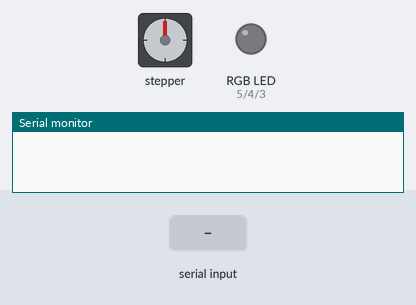
A sketch run on a simulated Arduino Uno, built with avr-gcc and run on an emulated ATmega328P. Parts: stepper motor, an RGB LED mixed from three pins (HIGH = lit), the last lines printed to the serial monitor. Wiring (inferred from the names in the program): stepper motor (2048 steps per turn assumed): coils pin 8, pin 9, pin 10, pin 11. The inputs (shaded band) are chosen by the test bench. Pins used as bus, display or sensor lines are not drawn.

Above: at 1.2 s.
1.3 s: "90,45,200\n" received over Serial
At 4.0 s:
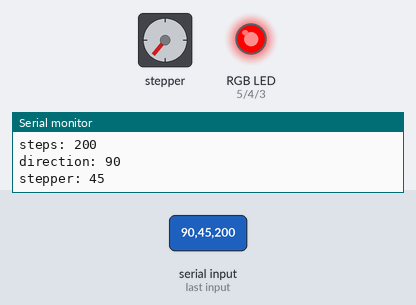
4.3 s: "30,150,10\n" received over Serial
At 4.7 s:
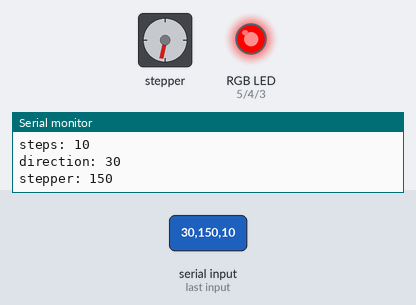
7.3 s: "90,45,200\n" received over Serial
At 9.8 s:
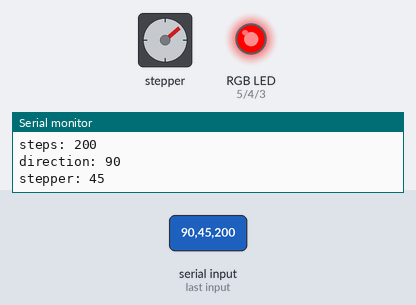
10.3 s: "30,150,10\n" received over Serial
At 11.6 s:
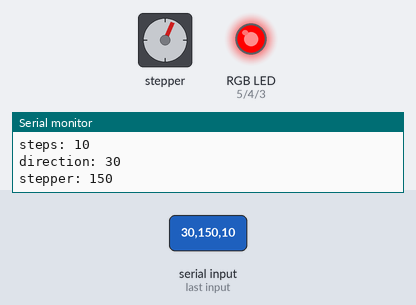
Timing chart, 0 to 13.5 s (numbered marks = the images above; inputs shaded):
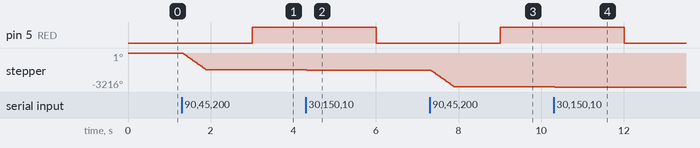

The sketch:

Alf_Tool_Stepper.ino
```cpp
#include <stdio.h>
#include <string.h>
#include <stdlib.h>

//LED Pins
#define RED      5
#define GREEN    4
#define BLUE     3

//Stepper Pins
#define IN1      8
#define IN2      9
#define IN3      10
#define IN4      11
#define STEPS    2038

#define DATA 50

//serial variablen
char Data[DATA];

//stepper variablen
boolean moveClockwise = true;
int Steps = 0;
boolean Direction = true;
unsigned long last_time;
unsigned long currentMillis ;
int steps_left = 4095;
long time;

//led variablen
unsigned long tstamp  =   0;
bool rgbled_on        =   0;


//Stepper stepper(STEPS, IN1, IN2, IN3, IN4);

void setColor(int redValue, int greenValue, int blueValue)
{
  analogWrite(RED, redValue);
  analogWrite(GREEN, greenValue);
  analogWrite(BLUE, blueValue);
}

void setblink(int redValue, int greenValue, int blueValue)
{

  int blink_delay = 3000;
  if (millis() > (tstamp + blink_delay))
  {
    rgbled_on = !rgbled_on;
    tstamp = millis();
  }
  if (rgbled_on == 1)
  {
    setColor(255, 0, 0);
  }
  else
  {
    setColor(0, 0, 0);
  }
}

void stepper(int xw) {
  for (int x = 0; x < xw; x++) {
    switch (Steps) {
      case 0:
        digitalWrite(IN1, LOW);
        digitalWrite(IN2, LOW);
        digitalWrite(IN3, LOW);
        digitalWrite(IN4, HIGH);
        break;
      case 1:
        digitalWrite(IN1, LOW);
        digitalWrite(IN2, LOW);
        digitalWrite(IN3, HIGH);
        digitalWrite(IN4, HIGH);
        break;
      case 2:
        digitalWrite(IN1, LOW);
        digitalWrite(IN2, LOW);
        digitalWrite(IN3, HIGH);
        digitalWrite(IN4, LOW);
        break;
      case 3:
        digitalWrite(IN1, LOW);
        digitalWrite(IN2, HIGH);
        digitalWrite(IN3, HIGH);
        digitalWrite(IN4, LOW);
        break;
      case 4:
        digitalWrite(IN1, LOW);
        digitalWrite(IN2, HIGH);
        digitalWrite(IN3, LOW);
        digitalWrite(IN4, LOW);
        break;
      case 5:
        digitalWrite(IN1, HIGH);
        digitalWrite(IN2, HIGH);
        digitalWrite(IN3, LOW);
        digitalWrite(IN4, LOW);
        break;
      case 6:
        digitalWrite(IN1, HIGH);
        digitalWrite(IN2, LOW);
        digitalWrite(IN3, LOW);
        digitalWrite(IN4, LOW);
        break;
      case 7:
        digitalWrite(IN1, HIGH);
        digitalWrite(IN2, LOW);
        digitalWrite(IN3, LOW);
        digitalWrite(IN4, HIGH);
        break;
      default:
        digitalWrite(IN1, LOW);
        digitalWrite(IN2, LOW);
        digitalWrite(IN3, LOW);
        digitalWrite(IN4, LOW);
        break;
    }
    SetDirection();
  }
}
void SetDirection() {
  if (Direction == 1) {Steps++;}
  if (Direction == 2) {Steps--;}
  if (Steps > 7) {Steps = 0;}
  if (Steps < 0) {Steps = 7;}
}


void setup()
{
  Serial.begin(9600);
  setblink(0, 255, 0);
  pinMode(IN1, OUTPUT);
  pinMode(IN2, OUTPUT);
  pinMode(IN3, OUTPUT);
  pinMode(IN4, OUTPUT);
}

void loop() {

  //Seriell Daten empfangen und auswerten
  if (Serial.available() > 0)
  {
    char data;
    String buf = Serial.readStringUntil('\n');
    int n = buf.length();
    char string[n + 1];
    strcpy(string, buf.c_str());
    char delimiter[] = ",";
    char *ptr;
    int command[] = {0, 0, 0, 0, 0, 0, 0, 0, 0, 0};
    // initialisieren und ersten Abschnitt erstellen
    ptr = strtok(string, delimiter);
    int j = 0;
    while (ptr != NULL)
    {
      command[j] = atoi(ptr);
      ptr = strtok(NULL, delimiter);
      j++;
    }

    //Serielle Befehle ausführen
    if (command[0] == 99)
    {
      Serial.print("Stepper/btn1,Links,1,0/btn2,Rechts,2,0/scale1,Speed,0,40/scale2,Steps,0,4000\n");
    }
    else
    {
      steps_left = command[2];
      Serial.print("\nsteps: ");
      Serial.print(command[2]);
      Serial.print("\ndirection: ");
      Serial.print(command[0]);
      Serial.print("\nstepper: ");
      Serial.print(command[1]);
      while (steps_left > 0) {
        currentMillis = micros();
        if (currentMillis - last_time >= 1000) {
          Direction = command[1];
          stepper(command[0]);
          time = time + micros() - last_time;
          last_time = micros();
          steps_left--;
        }
      }
    }

  }
  else
  {
    setblink(255, 0, 0);
  }
}
```

Measured:
- after the input at 1.3 s, stepper: turns 1581° counter-clockwise in 0.57 s, starting at once
- after the input at 4.3 s, stepper: goes -1582° 0.02 s, then -1608°, starting at once
- after the input at 7.3 s, stepper: turns 1582° counter-clockwise in 0.57 s, starting at once
- after the input at 10.3 s, stepper: goes -3191° 0.02 s, then -3216°, starting at once
